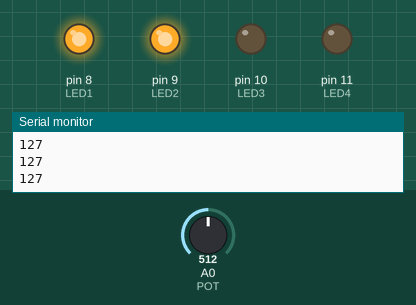
The sketch below on a simulated Arduino Uno, built with avr-gcc and run on an emulated ATmega328P. Shown: output pins drawn as LEDs (lit = HIGH), the last lines printed to the serial monitor. The test bench sets the inputs (shaded band); at power-on: A0 (POT) = 512.

Above: at 1.2 s.
1.3 s: A0 (POT) set to 521
At 1.7 s:
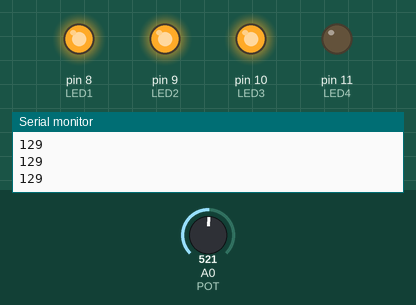
2.8 s: A0 (POT) set to 246
At 3.2 s:
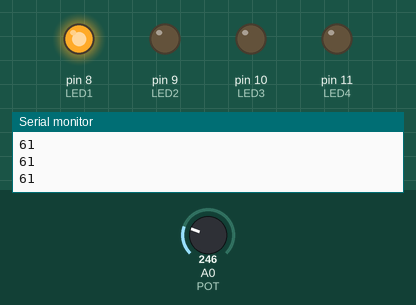
4.3 s: A0 (POT) set to 6
5.8 s: A0 (POT) set to 3
At 6.1 s:
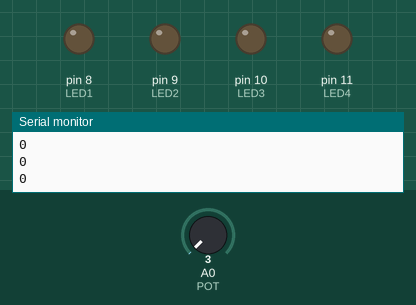
7.3 s: A0 (POT) set to 900
At 7.6 s:
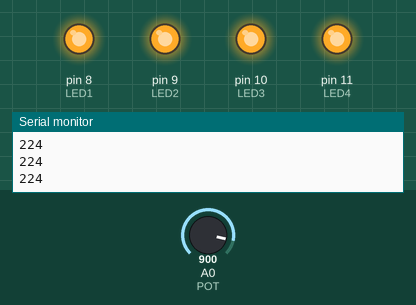
8.8 s: A0 (POT) set to 779
10.3 s: A0 (POT) set to 753
At 11.2 s:
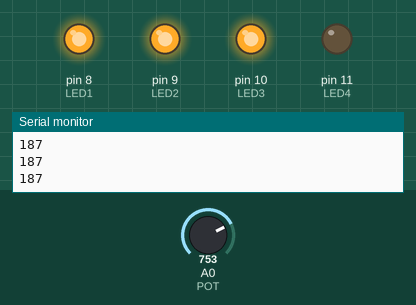
Timing chart, 0 to 12.8 s (numbered marks = the images above; inputs shaded):
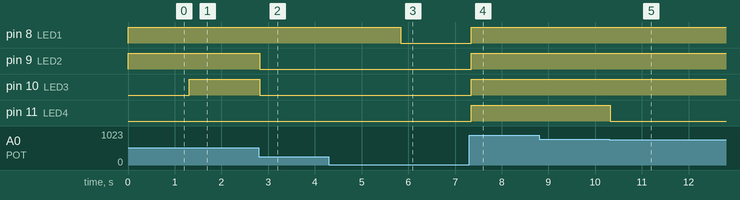

Measured:
- the behaviour switches between 513 and 514 on A0 (POT) (found by bisection; images 0 and 1)
- the behaviour switches between 5 and 4 on A0 (POT) (found by bisection; images 2 and 3)
- the behaviour switches between 771 and 770 on A0 (POT) (found by bisection; images 4 and 5)
- after the input at 1.3 s, pin 10 (LED3): LOW → HIGH at once
- after the input at 2.8 s, pin 9 (LED2), pin 10 (LED3): HIGH → LOW at once
- after the input at 5.8 s, pin 8 (LED1): HIGH → LOW at once
- after the input at 7.3 s, pin 8 (LED1), pin 9 (LED2), pin 10 (LED3), pin 11 (LED4): LOW → HIGH after 0.05 s
- after the input at 10.3 s, pin 11 (LED4): HIGH → LOW at once

The sketch:

_20._LED_Parallel_Potentiometer_Quad_Indicator.ino.ino
```cpp
const int LED1 = 8;
const int LED2 = 9;
const int LED3 = 10;
const int LED4 = 11;
const int POT = 0;

int value = 0;

void setup()
{
  Serial.begin(9600);
  pinMode(LED1, OUTPUT);
  pinMode(LED2, OUTPUT);
  pinMode(LED3, OUTPUT);
  pinMode(LED4, OUTPUT);
}

void mode(int LED)
{
 if (0 < LED && LED <64)
  {
    digitalWrite(LED1, HIGH);
    digitalWrite(LED2, LOW);
    digitalWrite(LED3, LOW);
    digitalWrite(LED4, LOW);
  }
  else if (63 < LED && LED <128)
  {
    digitalWrite(LED1, HIGH);
    digitalWrite(LED2, HIGH);
    digitalWrite(LED3, LOW);
    digitalWrite(LED4, LOW);
  }
  else if (127 < LED && LED <192)
  {
    digitalWrite(LED1, HIGH);
    digitalWrite(LED2, HIGH);
    digitalWrite(LED3, HIGH);
    digitalWrite(LED4, LOW);
  }
  else if (191 < LED && LED <256)
  {
    digitalWrite(LED1, HIGH);
    digitalWrite(LED2, HIGH);
    digitalWrite(LED3, HIGH);
    digitalWrite(LED4, HIGH);
  }
  else
  {
    digitalWrite(LED1, LOW);
    digitalWrite(LED2, LOW);
    digitalWrite(LED3, LOW);
    digitalWrite(LED4, LOW);
  }
}

void loop()
{
  value = analogRead(POT);
  value = map(value, 0, 1023, 0, 255);
  Serial.println(value);
  mode(value);
  delay(50);
}
```
